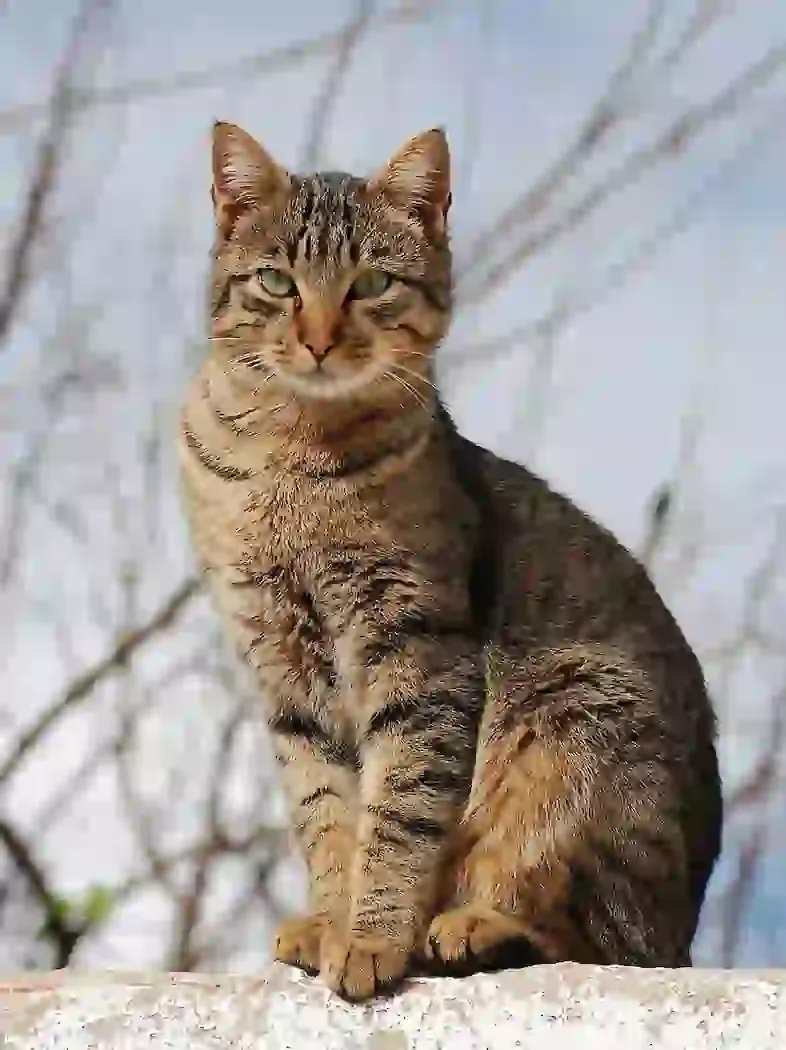
#> input picture task 5/Morphological Operations & Filtering/eroison/cat.webp, 786 x 1050 px, found by its file name
$ python erosion.py
#> lines starting #> are read from the running program, lines starting #| are printed output that depends on the picture
import cv2
import numpy as np
import matplotlib.pyplot as plt

img = cv2.imread(r'C:\Users\Lenovo L380 A&I\OneDrive\Desktop\semester 4\sir rasikh\open\Morphological Operations & Filtering\eroison\cat.webp', 0)
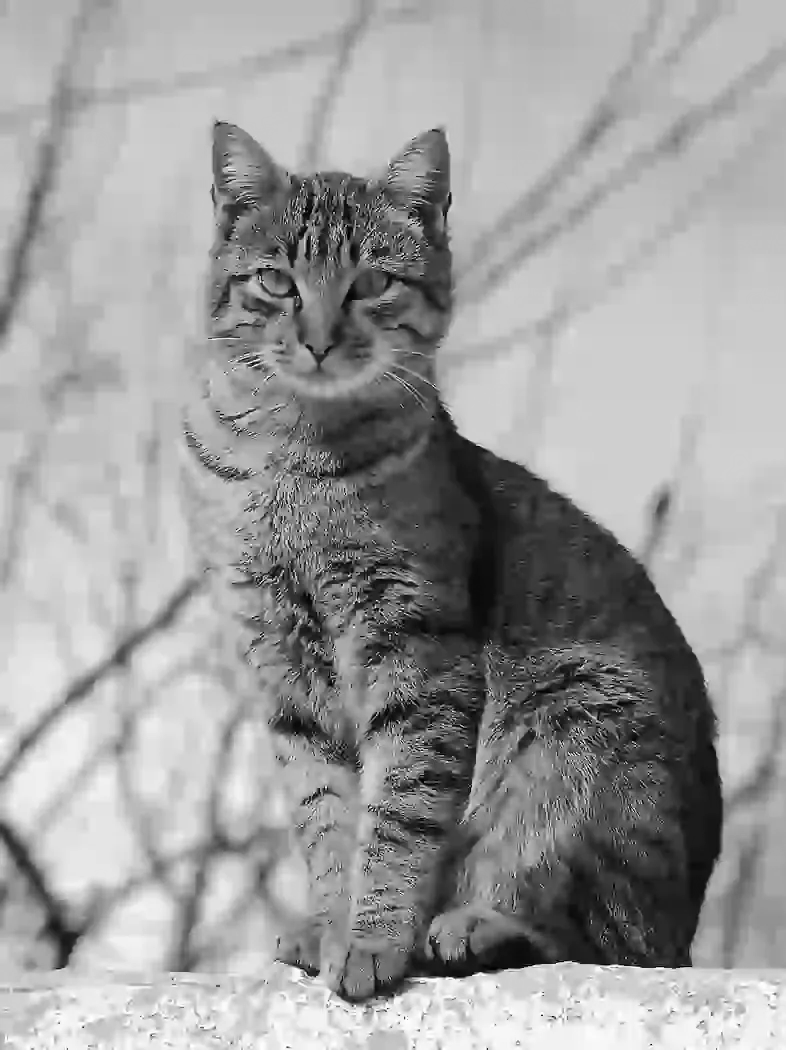
#> img: shape (1050, 786); min 0, max 255, mean 156.6
plt.imshow(img, cmap='gray')
plt.title("Original Image")
plt.axis('off')
plt.show()
kernel = np.ones((5, 5), np.uint8)
img_erosion = cv2.erode(img, kernel, iterations=1)
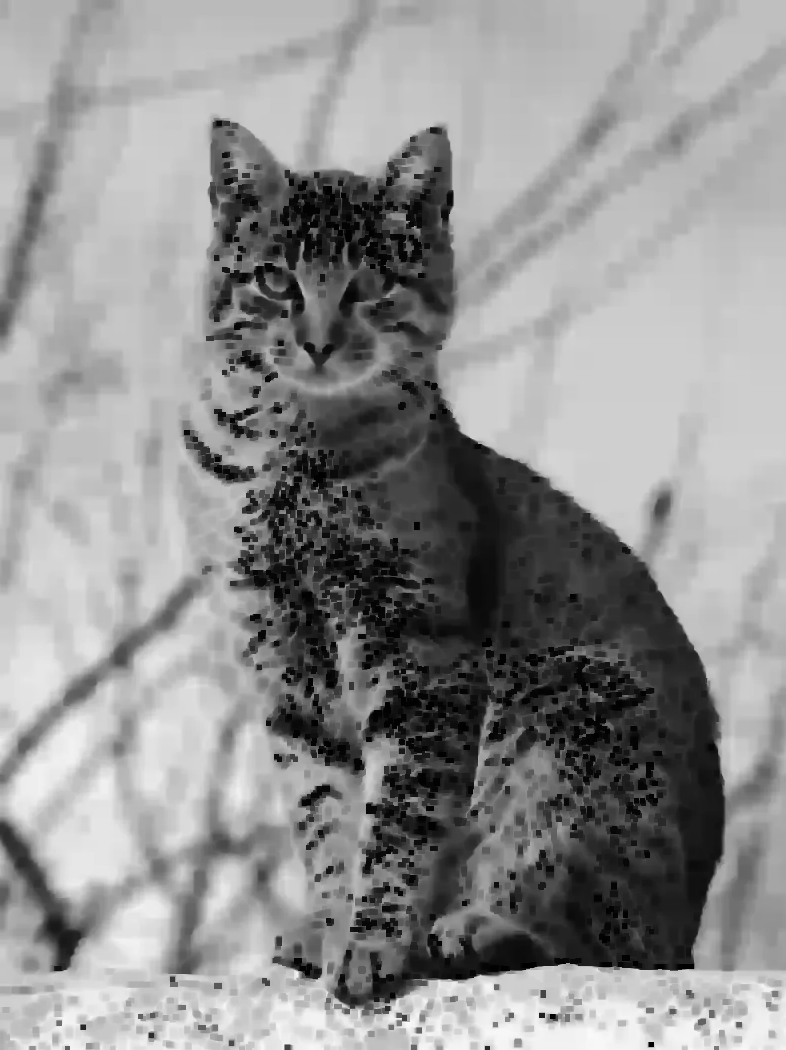
#> img_erosion: shape (1050, 786); min 0, max 250, mean 143.6

plt.imshow(img_erosion, cmap='gray')
plt.title("After Erosion")
plt.axis('off')
plt.show()
